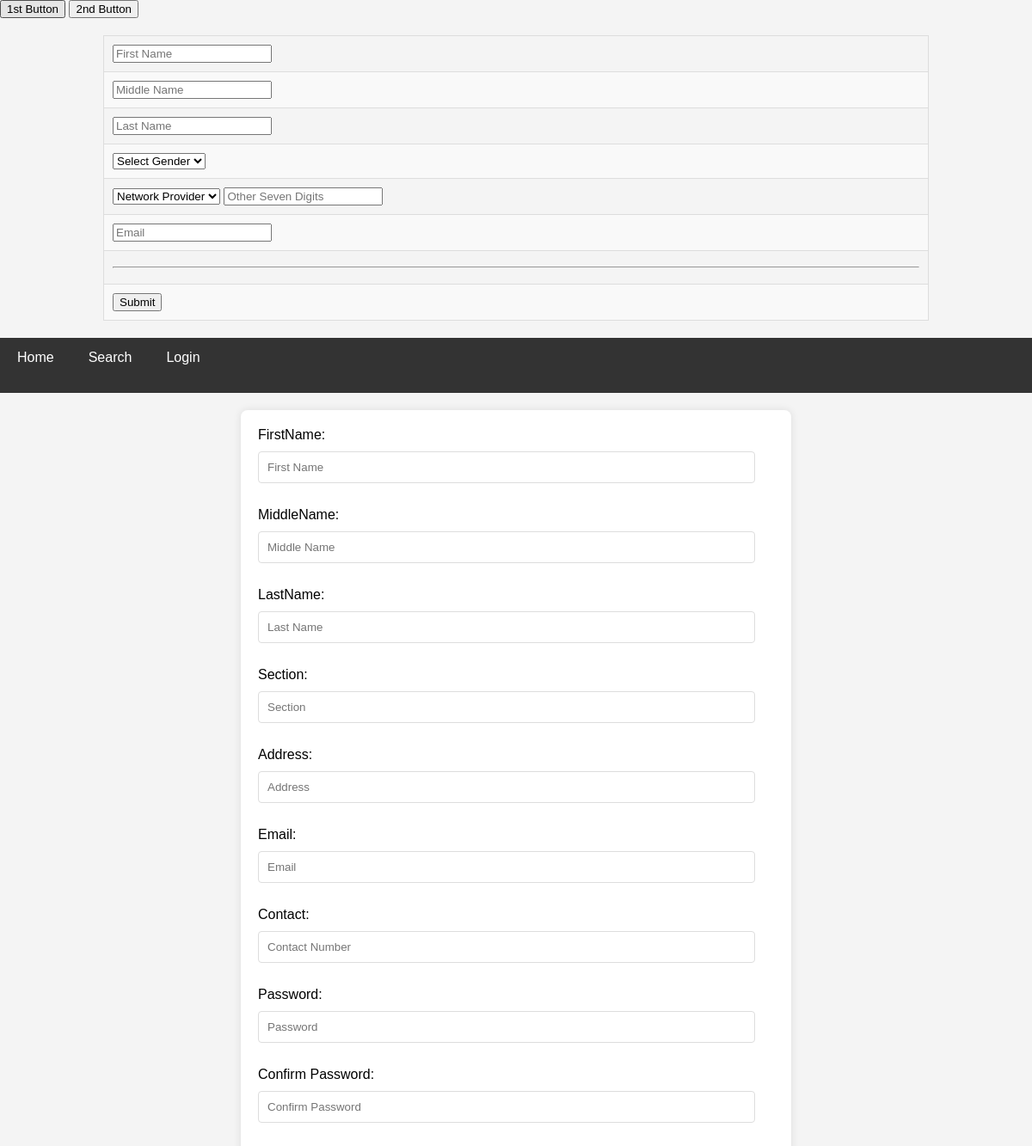
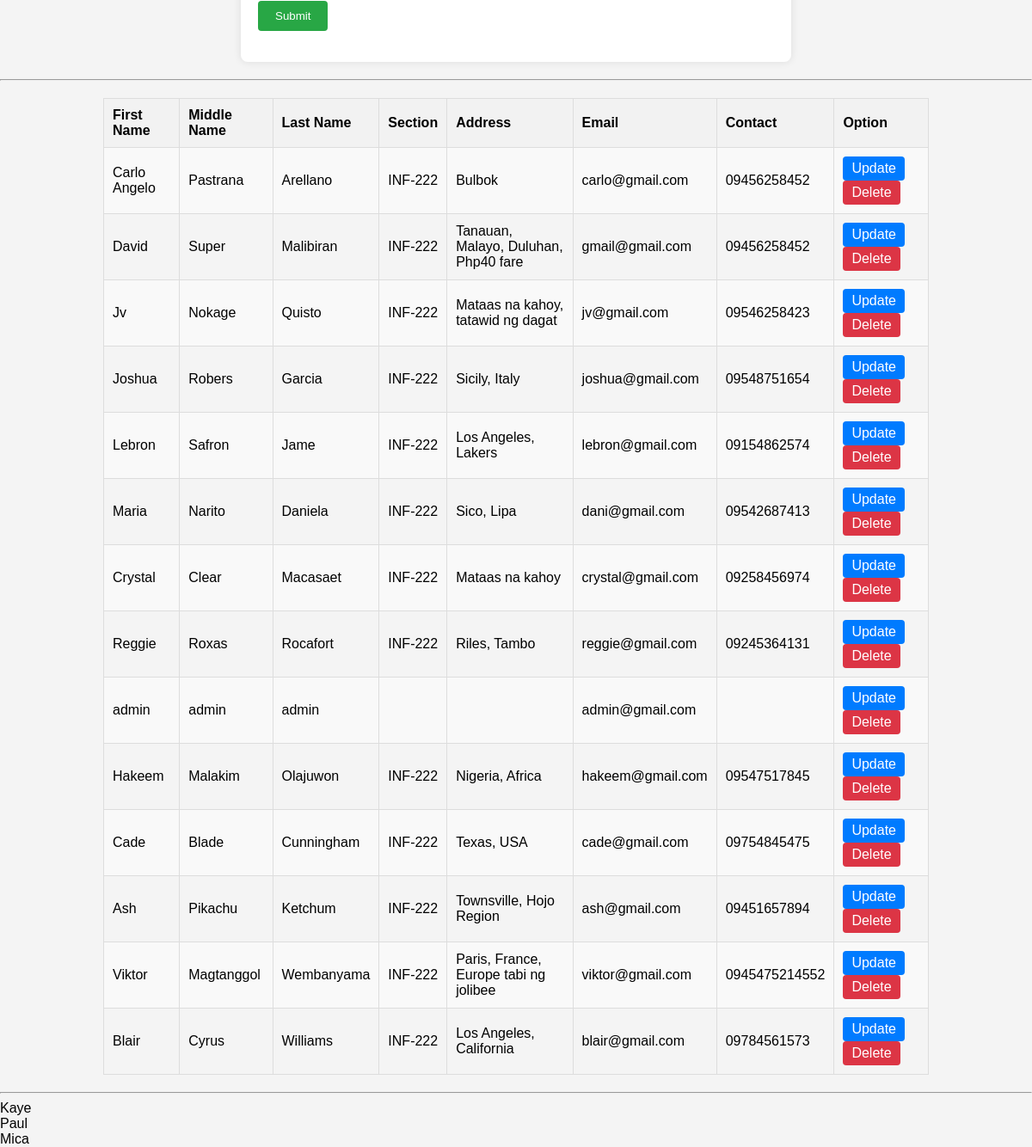
The page / on the database its author committed (2 pictures, top to bottom).
### tables this page shows
CREATE TABLE `mytbl` (
  `id` int(11) NOT NULL,
  `fName` varchar(255) NOT NULL,
  `mName` varchar(255) NOT NULL,
  `lName` varchar(255) NOT NULL,
  `section` varchar(255) NOT NULL,
  `address` varchar(255) NOT NULL,
  `email` varchar(255) NOT NULL,
  `contact` varchar(255) NOT NULL,
  `password` varchar(255) NOT NULL,
  `account_type` varchar(1) NOT NULL
);

### index.php (the view, shortened to what this page needs)
<?php
include("connections.php");
$fName = $mName = $lName = $address = $email = $section = $contact = $password = $cpassword= "";
$fnameErr = $mnameErr = $lnameErr = $addressErr = $emailErr = $sectionErr = $contactErr = $passwordErr = $cpasswordErr=  "";
?>
<form method="POST">
    <input type="submit" name="btn_1" value="1st Button">
    <input type="submit" name="btn_2" value="2nd Button">
</form>
<?php
$first_name = $middle_name = $last_name = $gender = $preffix = $seven_digit = $email = "";
$first_nameErr = $middle_nameErr = $last_nameErr = $genderErr = $preffixErr = $seven_digitErr = $emailErr = "";
?>
<form method="POST">
    <div style="text-align: center;">
        <table width="50%" style="border: 0px solid black;" >
            <tr>
                <td><input type="text" name="first_name" value="<?php echo $first_name ?>" placeholder="First Name"><span class="error"><?php echo $first_nameErr; ?></span></td>
            </tr>
            <tr>
                <td><input type="text" name="middle_name" value="<?php echo $middle_name ?>" placeholder="Middle Name"><span class="error"><?php echo $middle_nameErr; ?></td>
            </tr>
            <tr>
                <td><input type="text" name="last_name" value="<?php echo $last_name ?>" placeholder="Last Name"><span class="error"><?php echo $last_nameErr; ?></td>
            </tr>
            <tr>
                <td>
                <select name="gender">
                    <option value="">Select Gender</option>
                </select><span class="error"><?php echo $genderErr; ?></span>
                </td>
            </tr>
            <tr>
                <td>
                <select name="preffix">
                    <option value="">Network Provider</option>
                </select><span class="error"><?php echo $preffixErr; ?></span>
                <input type="text" name="seven_digits" value="<?php echo $seven_digit; ?>" maxlength="7" placeholder="Other Seven Digits"><span class="error"><?php echo $seven_digitErr; ?></span>
                </td>
            </tr>
            <tr>
                <td>
                    <input type="text" name="email" value="<?php echo $email ?>" placeholder="Email"><span class="error"><?php echo $emailErr; ?>
                </td>
            </tr>
            <tr>
                <td>
                    <hr>
                </td>
            </tr>
            <tr>
                <td>
                    <input type="submit" name="btnRegister" valaue="Register">
                </td>
            </tr>
        </table>
    </div>
</form>
<?php include ("nav.php"); ?>
<div class="form-container">
    <form method="POST" action="<?php echo htmlspecialchars($_SERVER["PHP_SELF"]); ?>">
FirstName: <input type="text" name="fName" placeholder="First Name" value="<?php echo $fName; ?>"> <br>
           <span class="error"><?php echo $fnameErr; ?></span> <br>
MiddleName:<input type="text" name="mName" placeholder="Middle Name" value="<?php echo $mName; ?>"> <br>
           <span class="error"><?php echo $mnameErr; ?></span> <br>
LastName:  <input type="text" name="lName" placeholder="Last Name" value="<?php echo $lName; ?>"> <br>
           <span class="error"><?php echo $lnameErr; ?></span> <br>
Section:   <input type="text" name="section" placeholder="Section" value="<?php echo $section; ?>"> <br>
           <span class="error"><?php echo $sectionErr; ?></span> <br>
Address:   <input type="text" name="address" placeholder="Address" value="<?php echo $address; ?>"> <br>
           <span class="error"><?php echo $addressErr; ?></span> <br>
Email:     <input type="text" name="email" placeholder="Email" value="<?php echo $email; ?>"> <br>
           <span class="error"><?php echo $emailErr; ?></span> <br>
Contact:   <input type="text" name="contact" placeholder="Contact Number" value="<?php echo $contact; ?>"> <br>
           <span class="error"><?php echo $contactErr; ?></span> <br>
Password:  <input type="password" name="password" placeholder="Password" value="<?php echo $password; ?>"> <br>
           <span class="error"><?php echo $passwordErr; ?></span> <br>
Confirm Password:  <input type="password" name="cpassword" placeholder="Confirm Password" value="<?php echo $cpassword; ?>"> <br>
                   <span class="error"><?php echo $cpasswordErr; ?></span> <br>
<input type="submit" value="Submit">
    </form>
</div>
<hr>
<?php
$view_query = mysqli_query($connections, "SELECT * FROM mytbl");
echo "<table border='2' width='50%'>";
echo "<tr>
        <th>First Name</th>
        <th>Middle Name</th>
        <th>Last Name</th>
        <th>Section</th>
        <th>Address</th>
        <th>Email</th>
        <th>Contact</th>
        <th>Option</th>
    </tr>";
while ($row = mysqli_fetch_assoc($view_query)) {
    $user_id = $row["id"];
    $fName = $row["fName"];
    $mName = $row["mName"];
    $lName = $row["lName"];
    $section = $row["section"];
    $address = $row["address"];
    $email = $row["email"];
    $contact = $row["contact"];
    echo "<tr>
            <td>$fName</td>
            <td>$mName</td>
            <td>$lName</td>
            <td>$section</td>
            <td>$address</td>
            <td>$email</td>
            <td>$contact</td>
            <td>
                <a class='btn' href='Edit.php?id=$user_id'>Update</a>
                <a class='btn delete' href='ConfirmDelete.php?id=$user_id'>Delete</a>
            </td>
          </tr>";
}
echo "</table>";
?>
<hr>
<?php
$Paul= "Paul";
$Mica= "Mica";
$Kaye= "Kaye";
$names = array("$Kaye","$Paul","$Mica");
    foreach ($names as $display_names) {
        echo $display_names . "<br>";
}
?>

### nav.php (shortened to what this page needs)
<div class="navbar">
    <ul>
        <li><a href="index.php" class="nav-link">Home</a> &nbsp;</li>
        <li><a href="search.php" class="nav-link">Search</a> &nbsp;</li>
        <li><a href="login.php" class="nav-link">Login</a></li>
    </ul>
</div>

### nav.php (style rules this page uses)
.navbar { background-color: #333; overflow: hidden; width: 100%; top: 0; z-index: 1000; }
.navbar ul { list-style-type: none; margin: 0; padding: 0; }
.navbar li { float: left; }
.navbar a { display: block; color: white; text-align: center; padding: 14px 20px; text-decoration: none; font-size: 16px; transition: background-color 0.3s ease, color 0.3s ease; }

### index.php (style rules this page uses)
.form-container { max-width: 600px; margin: 20px auto; padding: 20px; background: #fff; border-radius: 8px; box-shadow: 0 0 10px rgba(0,0,0,0.1); }
.form-container input[type="text"], .form-container input[type="password"] { width: calc(100% - 22px); padding: 10px; margin: 10px 0; border: 1px solid #ddd; border-radius: 4px; }
.form-container input[type="submit"] { background-color: #28a745; color: #fff; border: none; padding: 10px 20px; border-radius: 4px; cursor: pointer; }
table { width: 80%; margin: 20px auto; border-collapse: collapse; }
table, th, td { border: 1px solid #ddd; }
th, td { padding: 10px; text-align: left; }
th { background-color: #f2f2f2; }
tr:nth-child(even) { background-color: #f9f9f9; }
.btn { display: inline-block; padding: 5px 10px; color: #fff; background-color: #007bff; text-decoration: none; border-radius: 4px; }
.delete { background-color: #dc3545; }

### rows shown on the page
mytbl: fName "Carlo Angelo", mName "Pastrana", lName "Arellano", section "INF-222", address "Bulbok", email "carlo@gmail.com", contact "09456258452"
mytbl: fName "David", mName "Super", lName "Malibiran", section "INF-222", address "Tanauan, Malayo, Duluhan, Php40 fare", email "gmail@gmail.com", contact "09456258452"
mytbl: fName "Jv", mName "Nokage", lName "Quisto", section "INF-222", address "Mataas na kahoy, tatawid ng dagat", email "jv@gmail.com", contact "09546258423"
mytbl: fName "Joshua", mName "Robers", lName "Garcia", section "INF-222", address "Sicily, Italy", email "joshua@gmail.com", contact "09548751654"
mytbl: fName "Lebron", mName "Safron", lName "Jame", section "INF-222", address "Los Angeles, Lakers", email "lebron@gmail.com", contact "09154862574"
mytbl: fName "Maria", mName "Narito", lName "Daniela", section "INF-222", address "Sico, Lipa", email "dani@gmail.com", contact "09542687413"
mytbl: fName "Crystal", mName "Clear", lName "Macasaet", section "INF-222", address "Mataas na kahoy", email "crystal@gmail.com", contact "09258456974"
mytbl: fName "Reggie", mName "Roxas", lName "Rocafort", section "INF-222", address "Riles, Tambo", email "reggie@gmail.com", contact "09245364131"
mytbl: fName "admin", mName "admin", lName "admin", email "admin@gmail.com"
mytbl: fName "Hakeem", mName "Malakim", lName "Olajuwon", section "INF-222", address "Nigeria, Africa", email "hakeem@gmail.com", contact "09547517845"
mytbl: fName "Cade", mName "Blade", lName "Cunningham", section "INF-222", address "Texas, USA", email "cade@gmail.com", contact "09754845475"
mytbl: fName "Ash", mName "Pikachu", lName "Ketchum", section "INF-222", address "Townsville, Hojo Region", email "ash@gmail.com", contact "09451657894"
mytbl: fName "Viktor", mName "Magtanggol", lName "Wembanyama", section "INF-222", address "Paris, France, Europe tabi ng jolibee", email "viktor@gmail.com", contact "0945475214552"
mytbl: fName "Blair", mName "Cyrus", lName "Williams", section "INF-222", address "Los Angeles, California", email "blair@gmail.com", contact "09784561573"

### other values the page prints
$display_names "Kaye"
$display_names "Paul"
$display_names "Mica"
